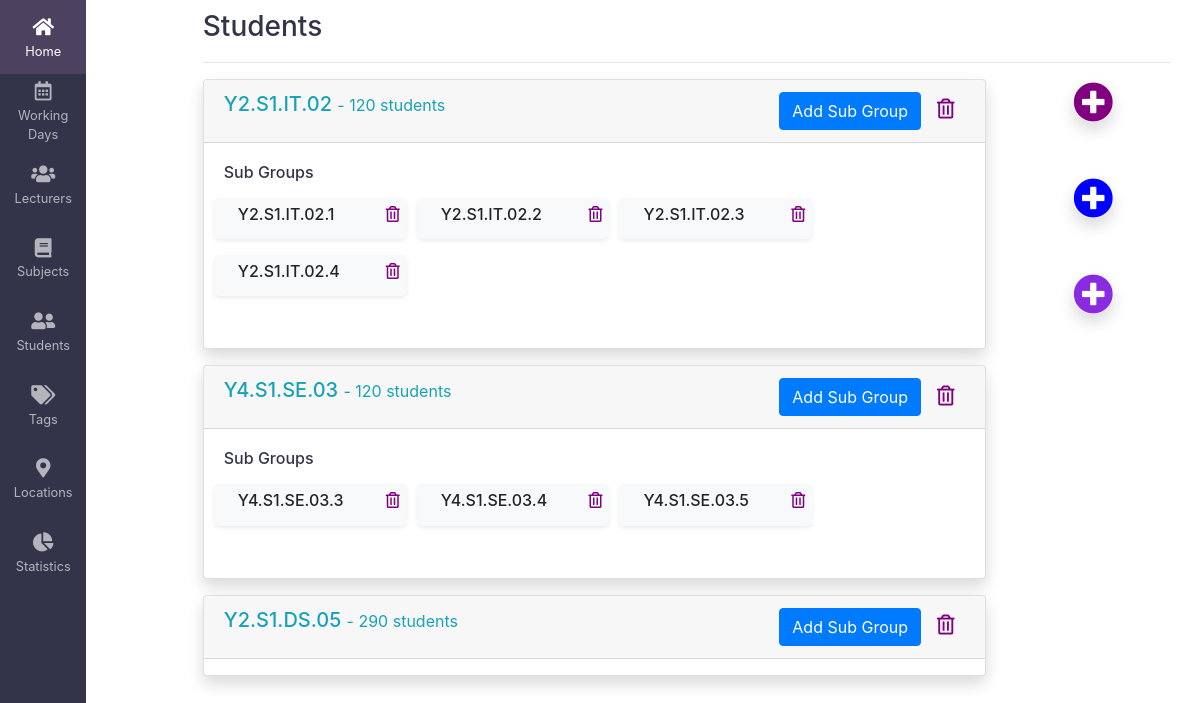
/students/, run on an earlier commit of the app's database.
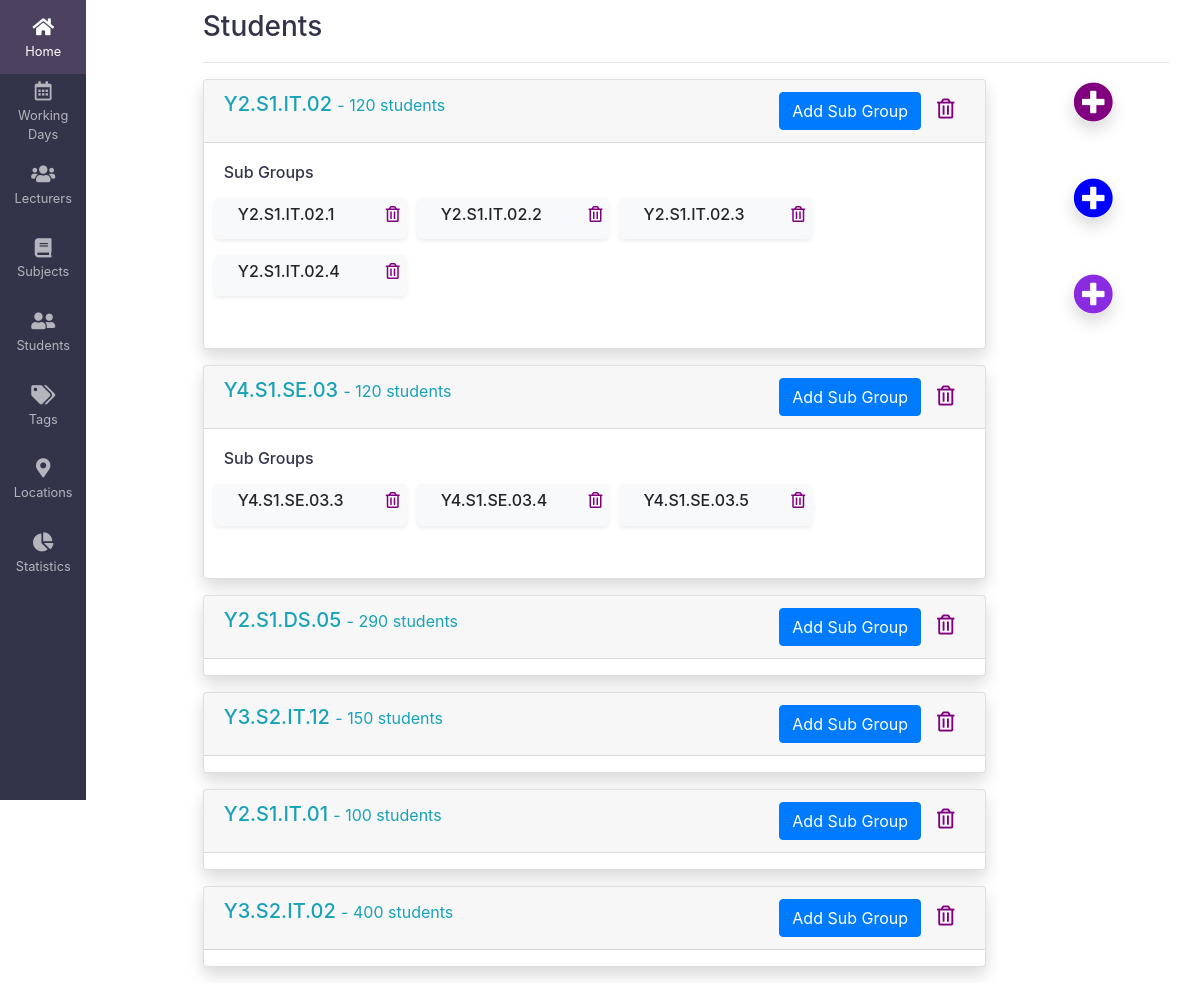
And on a later commit of the database.
### timetable/models.py (models this page shows, shortened)
class Group(models.Model):
    academic_year_semester = models.ForeignKey(
        AcademicYearSemester, on_delete=models.CASCADE)
    programme = models.ForeignKey(Programme, on_delete=models.CASCADE)
    group_no = models.CharField(max_length=2)
    student_count = models.IntegerField(null=True, blank=True)
    generated_group = models.CharField(max_length=100, blank=True, null=True)
    class Meta:
        constraints = [
            models.UniqueConstraint(
                fields=['academic_year_semester', 'programme', 'group_no'], name='student_details')
        ]

class Subgroup(models.Model):
    group = models.ForeignKey(Group, on_delete=models.CASCADE)
    subgroup_no = models.IntegerField(default=1)
    generated_subgroup = models.CharField(
        max_length=100, blank=True, null=True)
    class Meta:
        constraints = [
            models.UniqueConstraint(
                fields=['group', 'subgroup_no'], name='subgroup_details')
        ]

### timetable/views.py (the view)
# urls.py: path('students/', views.StudentsView.as_view(), name='students'),
class StudentsView(generic.ListView):
    context_object_name = 'group_list'
    def get_queryset(self):
        return Group.objects.exclude(generated_group=None)
    template_name = 'students/students.html'

### template/students/students.html (shortened to what the changed rows need)
{% extends 'base.html' %}
{% block content %}
<div class="container-fluid main bg-white">
    <div>
        <div class="scrollable bg-light">
            <div>
                <div style="width: 90%;float: left;">
                    {% if group_list %}
                        {% for groups in group_list%}
                        <div class="card shadow pb-3 mb-3 bg-white rounded" style="width: 90%" id="gg-{{groups.id}}">
                            <div class="card-header">
                                <h5 class="card-text text-info">{{groups.generated_group}} <small>- {{groups.student_count}} students</small>
                                    <div style="float:right">
                                            <a href="{% url 'subgroups' groups.id %}">
                                            <button type="submit" class="btn btn-primary" id={{groups.generated_group}}>Add Sub Group</button></a>
                                        <span id="deleteIcon" onclick="deleteGroup({{groups.id}})">
                                            <i class="far fa-trash-alt" style="color: purple;"></i>
                                        </span>
                                    </div>
                                </h5>
                            </div>
                            {% if groups.subgroup_set.all != null and groups.subgroup_set.count > 0 %}
                                <div class="card-body">
                                    <div class="card-text">
                                            <h6 class="mb-3" style="color: #33344a;">Sub Groups</h6>
                                            <div class="row">
                                                {% for subgroup in groups.subgroup_set.all %}
                                                    {% if subgroup.generated_subgroup != None %}
                                                    <div class="col-md-3 shadow-sm p-1 mb-3 bg-light" style="border-radius: 5px; margin:0px 5px;" id="sb-{{subgroup.id}}">
                                                        <h6 style="padding: 3px;">&nbsp; &nbsp; {{ subgroup.generated_subgroup }}
                                                            <span id="deleteIcon" style="float: right;" onclick="deleteSubGroup({{subgroup.id}})">
                                                                <i class="far fa-trash-alt" style="color:purple;"></i>
                                                            </span>
                                                        </h6>
                                                    </div>
                                                    {% endif %}
                                                {% endfor%}
                                        </div>
                                    </div>
                                </div>
                            {% endif %}
                        </div>
                        {%endfor%}
                    {% else %}
                        <p>No student groups available to display</p>
                    {% endif%}
                </div>
                <div style="width: 10%; float: right;">
                    <h1 class="mb-5"><a href="{% url 'groups' %}"><i class="fa fa-plus-circle shadow" aria-hidden="true" style="color:purple;border-radius: 100%;" data-toggle="tooltip" data-placement="top" title="Group Ids">
                    </i></a></h1>
                    <h1 class="mb-5"><a href="{% url 'programmes' %}"><i class="fa fa-plus-circle shadow" aria-hidden="true" style="color:blue; border-radius: 100%;" data-toggle="tooltip" data-placement="left" title="Programme"></i></a></h1>
                    <h1><a href="{% url 'academics' %}"><i class="fa fa-plus-circle shadow" aria-hidden="true" style="color:blueviolet; border-radius: 100%;" data-toggle="tooltip" data-placement="bottom" title="Academic Year & Semester"></i></a></h1>
                </div>
            </div>
        </div>
    </div>
</div>
{% endblock %}

What changed in the data, as far as the page shows it:
added Group: generated_group "Y3.S2.IT.12", student_count "150"
added Group: generated_group "Y2.S1.IT.01", student_count "100"
added Group: generated_group "Y3.S2.IT.02", student_count "400"
